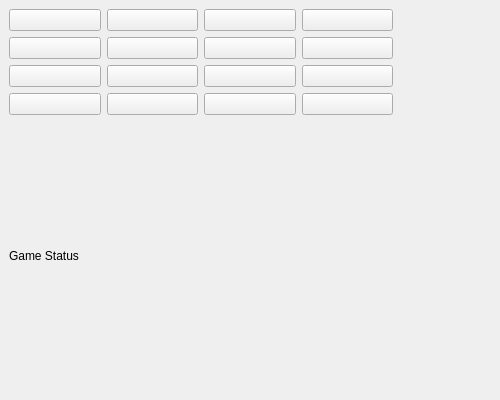
<?xml version="1.0" encoding="UTF-8"?>
<ui version="4.0">
 <class>TictactoeView</class>
 <widget class="QMainWindow" name="TictactoeView">
  <property name="geometry">
   <rect>
    <x>0</x>
    <y>0</y>
    <width>500</width>
    <height>400</height>
   </rect>
  </property>
  <property name="windowTitle">
   <string>Tic Tac Toe</string>
  </property>
  <widget class="QWidget" name="centralwidget">
   <layout class="QGridLayout" name="gridLayout">
    <item row="0" column="0">
     <widget class="QPushButton" name="push_button_0_0"/>
    </item>
    <item row="0" column="1">
     <widget class="QPushButton" name="push_button_0_1"/>
    </item>
    <item row="0" column="2">
     <widget class="QPushButton" name="push_button_0_2"/>
    </item>
    <item row="0" column="3">
     <widget class="QPushButton" name="push_button_0_3"/>
    </item>
    <item row="1" column="0">
     <widget class="QPushButton" name="push_button_1_0"/>
    </item>
    <item row="1" column="1">
     <widget class="QPushButton" name="push_button_1_1"/>
    </item>
    <item row="1" column="2">
     <widget class="QPushButton" name="push_button_1_2"/>
    </item>
    <item row="1" column="3">
     <widget class="QPushButton" name="push_button_1_3"/>
    </item>
    <item row="2" column="0">
     <widget class="QPushButton" name="push_button_2_0"/>
    </item>
    <item row="2" column="1">
     <widget class="QPushButton" name="push_button_2_1"/>
    </item>
    <item row="2" column="2">
     <widget class="QPushButton" name="push_button_2_2"/>
    </item>
    <item row="2" column="3">
     <widget class="QPushButton" name="push_button_2_3"/>
    </item>
    <item row="3" column="0">
     <widget class="QPushButton" name="push_button_3_0"/>
    </item>
    <item row="3" column="1">
     <widget class="QPushButton" name="push_button_3_1"/>
    </item>
    <item row="3" column="2">
     <widget class="QPushButton" name="push_button_3_2"/>
    </item>
    <item row="3" column="3">
     <widget class="QPushButton" name="push_button_3_3"/>
    </item>
    <item row="0" column="5">
     <widget class="QLabel" name="player1_label">
      <property name="pixmap">
       <pixmap resource="player_1.png"/>
      </property>
     </widget>
    </item>
    <item row="1" column="5">
     <widget class="QLabel" name="player2_label">
      <property name="pixmap">
       <pixmap resource="player_2.png"/>
      </property>
     </widget>
    </item>
    <item row="4" column="0">
     <widget class="QLabel" name="game_status">
      <property name="text">
       <string>Game Status</string>
      </property>
     </widget>
    </item>
   </layout>
  </widget>
 </widget>
 <resources/>
 <connections/>
</ui>
